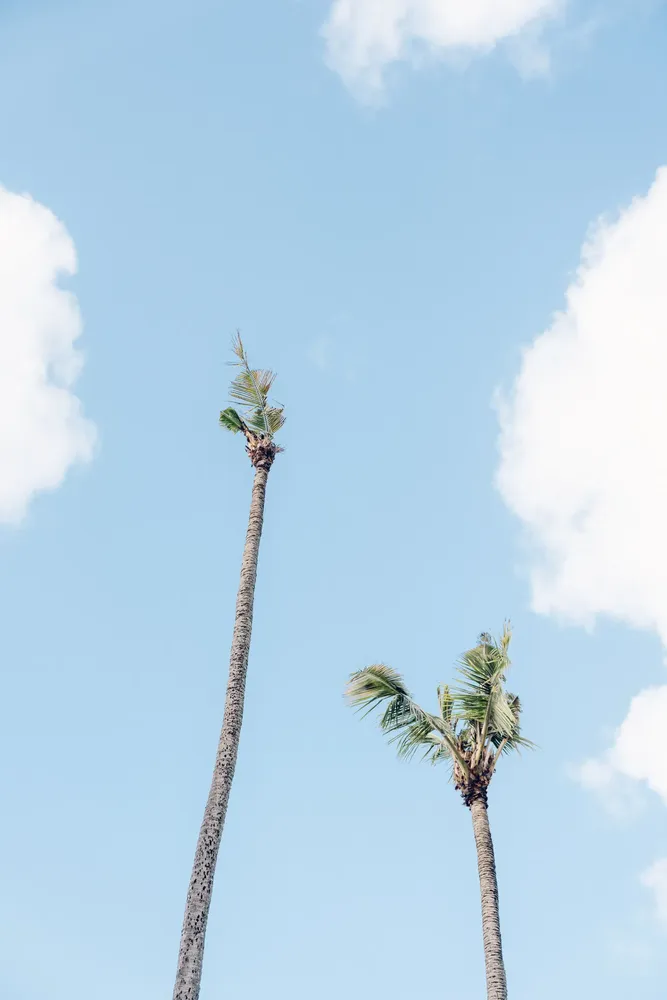
#> input picture example_images/08hs-palms-03-zglw-superJumbo.webp, 667 x 1000 px, shrunk from 1366 x 2048 before the run
$ jupyter execute --allow-errors sky_seg.ipynb   (shell and % lines are left out)
#> lines starting #> are read from the running program, lines starting #| are printed output that depends on the picture; after the words box and inside, x2 and y2 are one past the last pixel; in counts of white or black regions, pixels touching at a corner belong together
[cell 1]
from icecream import ic

# sky_seg

In this Jupyter notebook, with assistance from Gemini Pro, I explore methods for classifying each pixel in an image as 'sky' or 'non-sky'.

Gemini wrote 2 python functions for me:
- **extract_sky_ai()**: classifies pixels as `sky` or `not sky` using the `segformer-b0` model
- **extract_sky_opencv()**: classifies pixels as `sky` or `not sky` using `opencv`

I edited both functions so that they return images instead of writing them to files.

## Gemini prompt
Write a python script which will identify every pixel in an image as sky or non-sky.

## Response
To identify every pixel in an image as "sky" or "non-sky," you have two main paths in Python.

The traditional computer vision approach uses color thresholding (looking for blue pixels), which is fast and lightweight but fails on cloudy, night, or sunset skies. The modern machine learning approach uses semantic segmentation, which is highly robust and understands what a "sky" is regardless of color or lighting.

Here is a script for both methods so you can choose the one that best fits your needs.

## Method 1: The Modern AI Approach (Recommended)

This method uses a pre-trained machine learning model (SegFormer) from Hugging Face. It is incredibly accurate and will recognize night skies, gray clouds, and sunsets perfectly.

[cell 2]
from transformers import pipeline
from PIL import Image
import numpy as np
import matplotlib.pyplot as plt

def extract_sky_ai(image_path, model="nvidia/segformer-b0-finetuned-ade-512-512"):
    """
    Segments every pixel in an image to `sky` or 'not sky` using a segformer model.
    Returns three images: the original image, the sky mask, and an image of all pixels
    classed as `sky`
    """
    print("Loading AI model (this may take a while on the first run)...")
    # Initialize the pipeline with a model
    # The default model is trained on the ADE20K dataset
    # which specifically includes 'sky' as a label class).
    # The default model may be swapped for another onn
    # such as "nvidia/segformer-b5-finetuned-cityscapes-1024-1024"
    segmenter = pipeline("image-segmentation", model=model)

    # Load the image
    try:
        img = Image.open(image_path)
    except Exception as e:
        print(f"Error loading image: {e}")
        return

    results = segmenter(img)

    # Search the results for the 'sky' label
    sky_mask = None
    extracted_sky = None
    for result in results:
        if result['label'] == 'sky':
            sky_mask = result['mask']
            break

    if sky_mask:
        # Create a composite image showing only the sky
        img_array = np.array(img)
        mask_array = np.array(sky_mask)

        # Black out non-sky pixels
        img_array[mask_array == 0] = [0, 0, 0]
        extracted_sky = Image.fromarray(img_array)
    else:
        print("No sky was detected in this image.")

    return img, sky_mask, extracted_sky

# Usage example

image_path = 'example_images/08hs-palms-03-zglw-superJumbo.webp'
#> (the rest of this cell did not finish here and is left out)

## Method 2: The Lightweight OpenCV Approach

If you cannot use heavy AI models or only need to process clear, blue daytime skies, you can use OpenCV to filter the image by color mapping (HSV color space).

[cell 3]
import cv2
import numpy as np

def extract_sky_opencv(image_path):
    """
    Segments every pixel in an image to `sky` or 'not sky` using a opencv.
    Returns three images: the original image, the sky mask, and an image of all pixels
    classed as `sky`.
    """

    # Load the image using OpenCV
    img = cv2.imread(image_path)
#> img is the input picture: shape (1000, 667, 3); mean B, G, R 232.8, 212.9, 184.7
    if img is None:
        print("Error: Could not read image.")
        return

    # Convert the image from BGR (OpenCV default) to HSV (Hue, Saturation, Value)
    # HSV separates color (Hue) from lighting (Value), making thresholding much easier.
    hsv = cv2.cvtColor(img, cv2.COLOR_BGR2HSV)
#> hsv: shape (1000, 667, 3); mean H, S, V 97.1, 54.2, 233.5

    # Define the HSV boundaries for a typical blue sky
    # Note: OpenCV Hue goes from 0-179, Saturation 0-255, Value 0-255
    lower_blue = np.array([85, 40, 50])   # Light/dark blues
    upper_blue = np.array([130, 255, 255]) # Cyan to deep blues

    # Create a binary mask where the blue colors fall within the range
    mask = cv2.inRange(hsv, lower_blue, upper_blue)
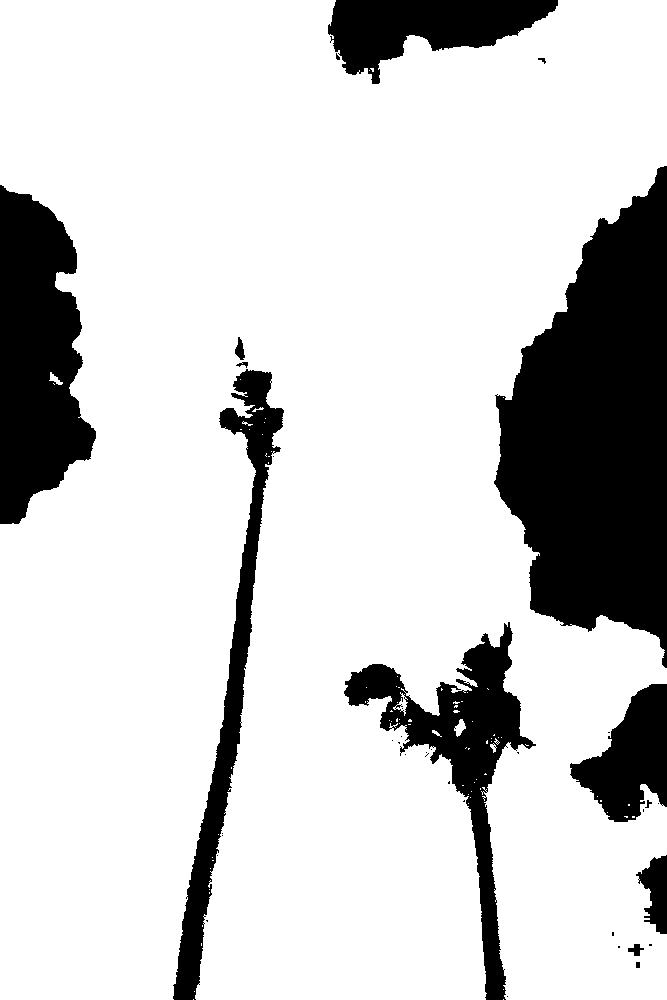
#> mask: shape (1000, 667); 80.9% white; 37 black regions (24 under 20 px), largest, box (x1, y1, x2, y2) and area: (494, 166, 667, 668) 56094, (0, 185, 96, 524) 22513, (344, 622, 536, 1000) 15755

    # Clean up the mask using Morphological Operations
    # This removes small "dots" of blue (like a blue shirt) and fills in small gaps
    kernel = np.ones((5, 5), np.uint8)
    mask = cv2.morphologyEx(mask, cv2.MORPH_OPEN, kernel)  # Removes noise
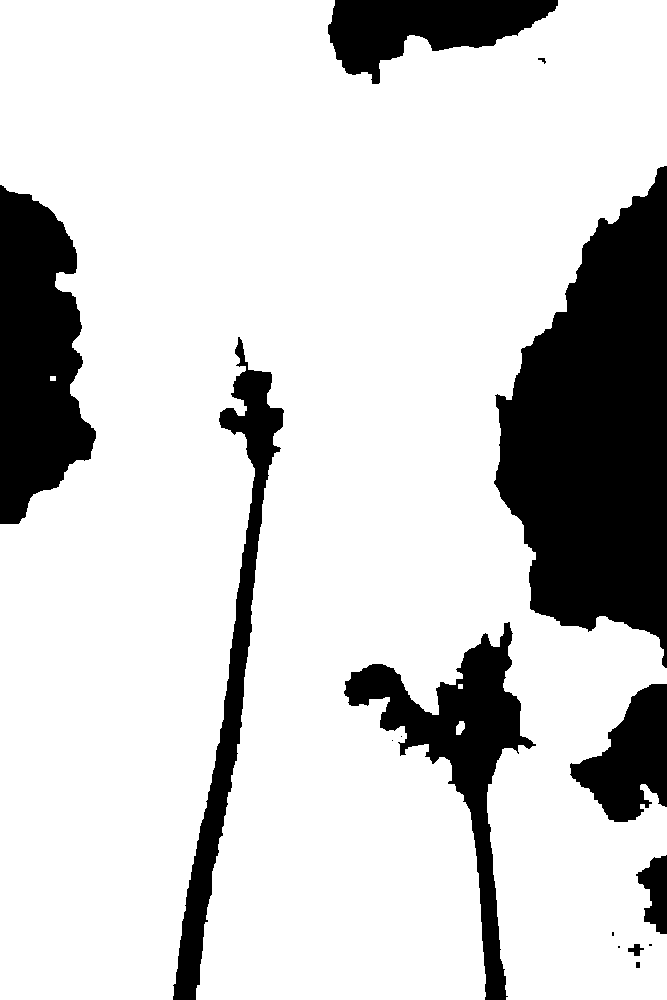
#> mask: shape (1000, 667); 80.6% white; 15 black regions (5 under 20 px), largest, box (x1, y1, x2, y2) and area: (494, 166, 667, 668) 56174, (0, 185, 96, 524) 22578, (344, 622, 536, 1000) 16734
    mask = cv2.morphologyEx(mask, cv2.MORPH_CLOSE, kernel) # Fills holes
#> mask: shape (1000, 667); 80.7% white; 9 black regions, largest, box (x1, y1, x2, y2) and area: (495, 166, 667, 667) 56143, (0, 186, 96, 524) 22567, (345, 623, 532, 1000) 16641
    sky_mask = mask

    extracted_sky = cv2.bitwise_and(img, img, mask=sky_mask)
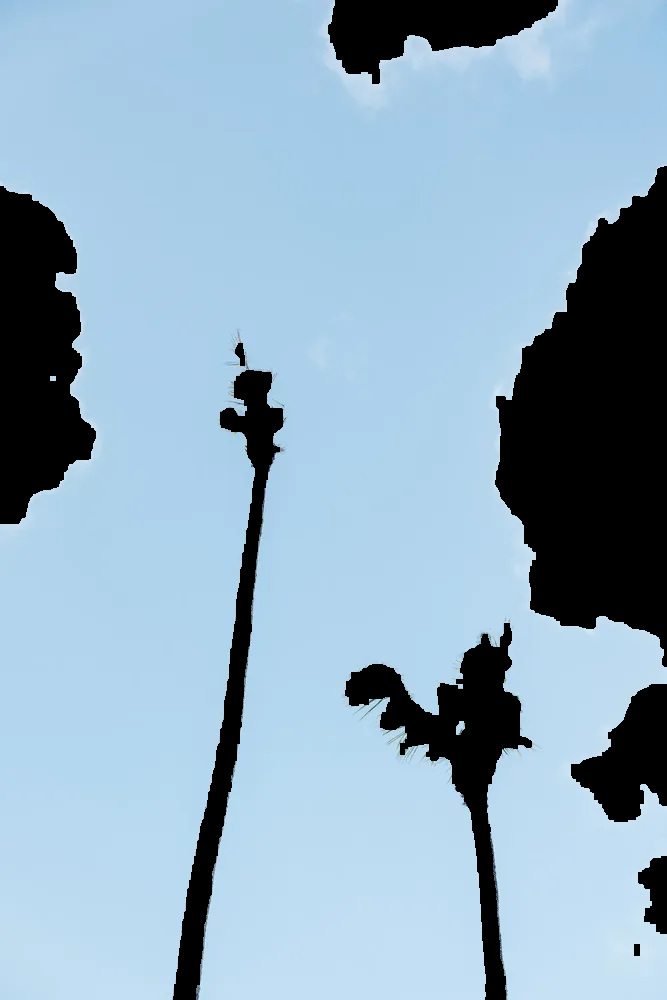
#> extracted_sky: shape (1000, 667, 3); mean B, G, R 190.2, 170.6, 143.1

    return img, sky_mask, extracted_sky

# Usage example

image_path = 'example_images/08hs-palms-03-zglw-superJumbo.webp'
img, sky_mask, extracted_sky = extract_sky_opencv(image_path)

img = cv2.cvtColor(img, cv2.COLOR_BGR2RGB)
extracted_sky =cv2.cvtColor(extracted_sky, cv2.COLOR_BGR2RGB)

fig, axes = plt.subplots(1, 3, figsize=(15, 5), sharey=True, sharex=True)
axes[0].imshow(img)
axes[0].set_title('img')
axes[1].imshow(sky_mask)
axes[1].set_title('sky_mask')
axes[2].imshow(extracted_sky)
axes[2].set_title('extracted_sky')
plt.tight_layout() # Adjusts spacing
plt.show()
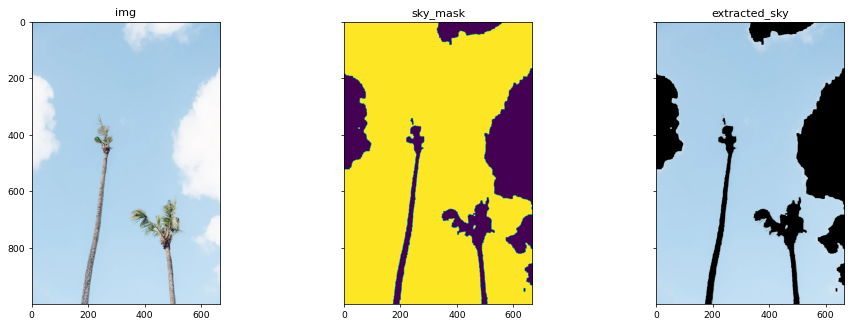
#> figure drawn by matplotlib, 3 panels
